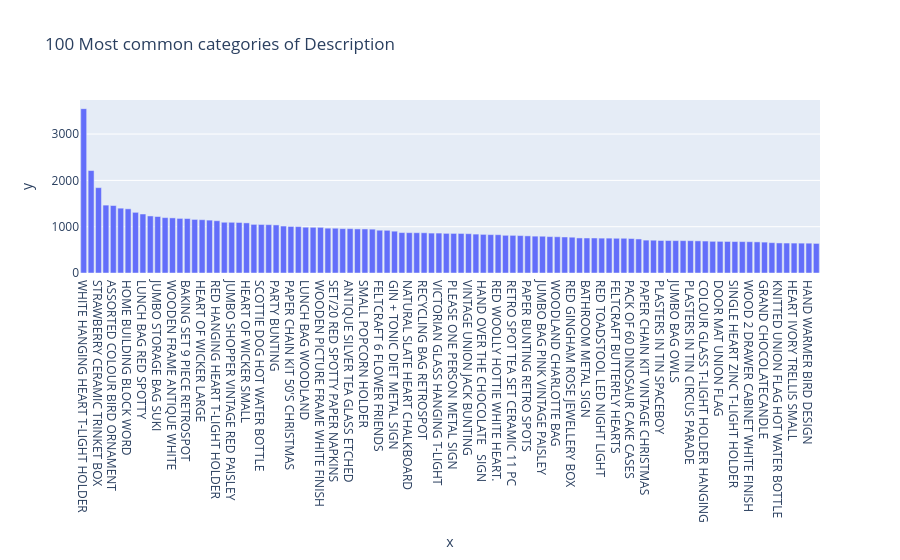

Here is the notebook cell this chart was saved with:
### Markdown cell above
Análisis de la primera serie...

### Code cell
profile_serie(df_retail["Description"])

### Figure 1 — Plotly figure (JSON) as saved in the notebook; plotly's stock layout.template omitted (floating-point values rounded to 4 significant figures)
{"data": [{"hovertemplate": "x=%{x}<br>y=%{y}<extra></extra>", "legendgroup": "", "marker": {"color": "#636efa", "pattern": {"shape": ""}}, "name": "", "orientation": "v", "showlegend": false, "textposition": "auto", "type": "bar", "x": ["WHITE HANGING HEART T-LIGHT HOLDER", "REGENCY CAKESTAND 3 TIER", "STRAWBERRY CERAMIC TRINKET BOX", "PACK OF 72 RETRO SPOT CAKE CASES", "ASSORTED COLOUR BIRD ORNAMENT", "60 TEATIME FAIRY CAKE CASES", "HOME BUILDING BLOCK WORD", "JUMBO BAG RED RETROSPOT", "LUNCH BAG RED SPOTTY", "REX CASH+CARRY JUMBO SHOPPER", "JUMBO STORAGE BAG SUKI", "PACK OF 60 PINK PAISLEY CAKE CASES", "WOODEN FRAME ANTIQUE WHITE ", "LUNCH BAG  BLACK SKULL.", "BAKING SET 9 PIECE RETROSPOT ", "LUNCH BAG SUKI  DESIGN ", "HEART OF WICKER LARGE", "LOVE BUILDING BLOCK WORD", "RED HANGING HEART T-LIGHT HOLDER", "SWEETHEART CERAMIC TRINKET BOX", "JUMBO SHOPPER VINTAGE RED PAISLEY", "JUMBO BAG STRAWBERRY", "HEART OF WICKER SMALL", "HOT WATER BOTTLE TEA AND SYMPATHY", "SCOTTIE DOG HOT WATER BOTTLE", "VINTAGE SNAP CARDS", "PARTY BUNTING", "LUNCH BAG SPACEBOY DESIGN ", "PAPER CHAIN KIT 50'S CHRISTMAS ", "JUMBO  BAG BAROQUE BLACK WHITE", "LUNCH BAG WOODLAND", "LUNCH BAG CARS BLUE", "WOODEN PICTURE FRAME WHITE FINISH", "HANGING HEART ZINC T-LIGHT HOLDER", "SET/20 RED SPOTTY PAPER NAPKINS ", "CHOCOLATE HOT WATER BOTTLE", "ANTIQUE SILVER TEA GLASS ETCHED", "SET/5 RED SPOTTY LID GLASS BOWLS", "SMALL POPCORN HOLDER", "ZINC METAL HEART DECORATION", "FELTCRAFT 6 FLOWER FRIENDS", "72 SWEETHEART FAIRY CAKE CASES", "GIN + TONIC DIET METAL SIGN", "PACK OF 72 SKULL CAKE CASES", "NATURAL SLATE HEART CHALKBOARD ", "6 RIBBONS RUSTIC CHARM", "RECYCLING BAG RETROSPOT ", "POSTAGE", "VICTORIAN GLASS HANGING T-LIGHT", "LUNCH BAG PINK RETROSPOT", "PLEASE ONE PERSON METAL SIGN", "Manual", "VINTAGE UNION JACK BUNTING", "PINK CREAM FELT CRAFT TRINKET BOX ", "HAND OVER THE CHOCOLATE   SIGN ", "JUMBO BAG PINK WITH WHITE SPOTS", "RED WOOLLY HOTTIE WHITE HEART.", "CREAM HEART CARD HOLDER", "RETRO SPOT TEA SET CERAMIC 11 PC ", "RED SPOTTY CHARLOTTE BAG", "PAPER BUNTING RETRO SPOTS", "PACK OF 6 BIRDY GIFT TAGS", "JUMBO BAG PINK VINTAGE PAISLEY", "JUMBO BAG SCANDINAVIAN PAISLEY", "WOODLAND CHARLOTTE BAG", "VINTAGE HEADS AND TAILS CARD GAME ", "RED GINGHAM ROSE JEWELLERY BOX", "WOOD S/3 CABINET ANT WHITE FINISH", "BATHROOM METAL SIGN", "RED RETROSPOT CAKE STAND", "RED TOADSTOOL LED NIGHT LIGHT", "COOK WITH WINE METAL SIGN ", "FELTCRAFT BUTTERFLY HEARTS", "HANGING HEART JAR T-LIGHT HOLDER", "PACK OF 60 DINOSAUR CAKE CASES", "DOTCOM POSTAGE", "PAPER CHAIN KIT VINTAGE CHRISTMAS", "ROUND SNACK BOXES SET OF4 WOODLAND ", "PLASTERS IN TIN SPACEBOY", "STRAWBERRY CHARLOTTE BAG", "JUMBO BAG OWLS", "HAND WARMER OWL DESIGN", "PLASTERS IN TIN CIRCUS PARADE ", "NO SINGING METAL SIGN", "COLOUR GLASS T-LIGHT HOLDER HANGING", "PACK 20 ENGLISH ROSE PAPER NAPKINS", "DOOR MAT UNION FLAG", "PINK BLUE FELT CRAFT TRINKET BOX", "SINGLE HEART ZINC T-LIGHT HOLDER", "LADIES & GENTLEMEN METAL SIGN", "WOOD 2 DRAWER CABINET WHITE FINISH", "HAND WARMER SCOTTY DOG DESIGN", "GRAND CHOCOLATECANDLE", "JUMBO STORAGE BAG SKULLS", "KNITTED UNION FLAG HOT WATER BOTTLE", "EDWARDIAN PARASOL NATURAL", "HEART IVORY TRELLIS SMALL", "LOVEBIRD HANGING DECORATION WHITE ", "HAND WARMER BIRD DESIGN", "FAWN BLUE HOT WATER BOTTLE"], "xaxis": "x", "y": [3549, 2212, 1843, 1466, 1457, 1400, 1386, 1310, 1274, 1232, 1220, 1196, 1190, 1179, 1176, 1157, 1151, 1142, 1129, 1096, 1095, 1091, 1082, 1050, 1048, 1044, 1038, 1014, 1005, 1002, 989, 987, 986, 968, 967, 958, 958, 952, 951, 947, 924, 922, 903, 873, 871, 870, 869, 862, 862, 856, 855, 854, 849, 840, 834, 829, 827, 814, 813, 808, 802, 796, 794, 786, 783, 778, 773, 757, 756, 756, 753, 753, 750, 750, 745, 735, 710, 708, 702, 701, 699, 699, 698, 694, 690, 684, 683, 681, 679, 678, 676, 672, 667, 655, 649, 647, 646, 645, 644, 639], "yaxis": "y"}], "layout": {"barmode": "relative", "legend": {"tracegroupgap": 0}, "title": {"text": "100 Most common categories of Description"}, "xaxis": {"anchor": "y", "domain": [0, 1], "title": {"text": "x"}}, "yaxis": {"anchor": "x", "domain": [0, 1], "title": {"text": "y"}}}}
